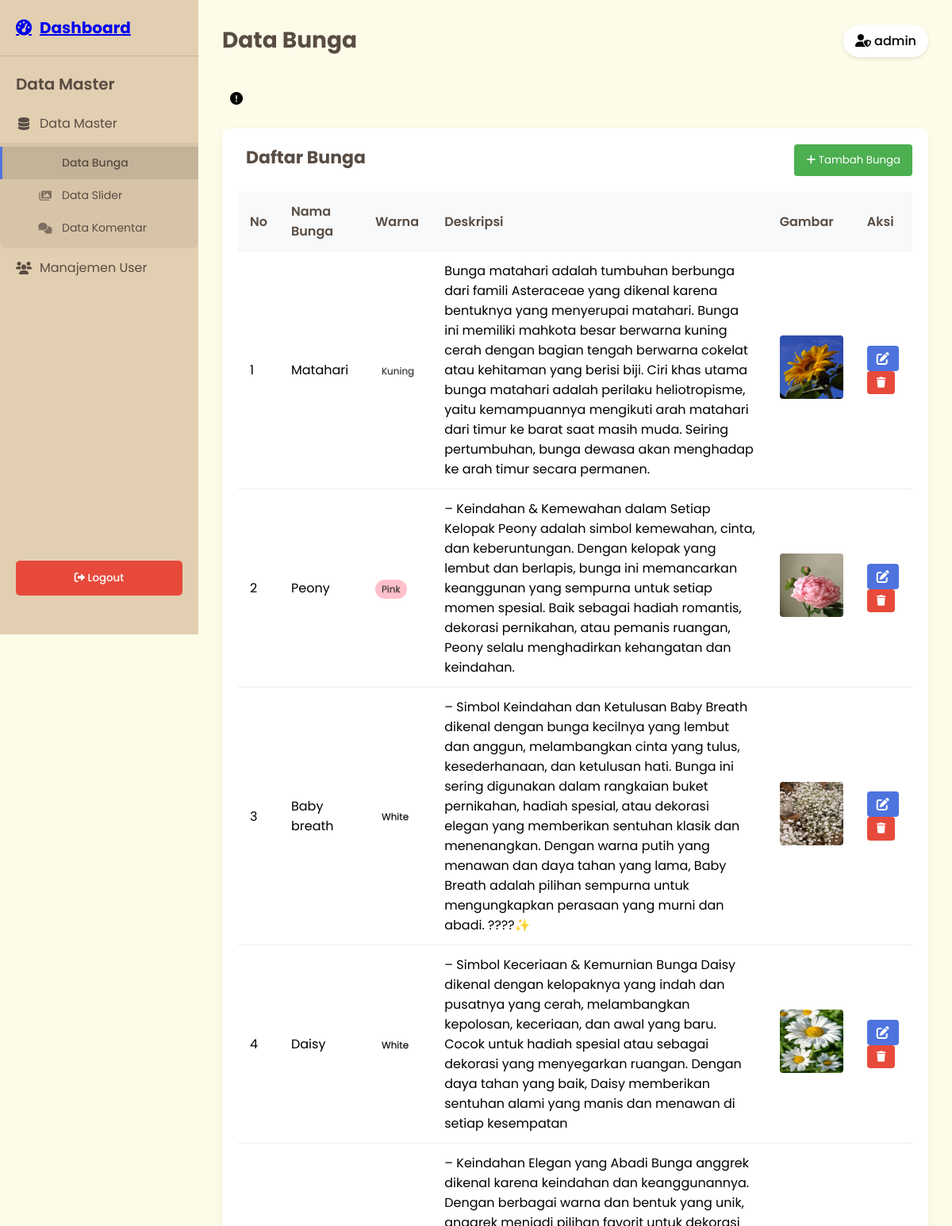
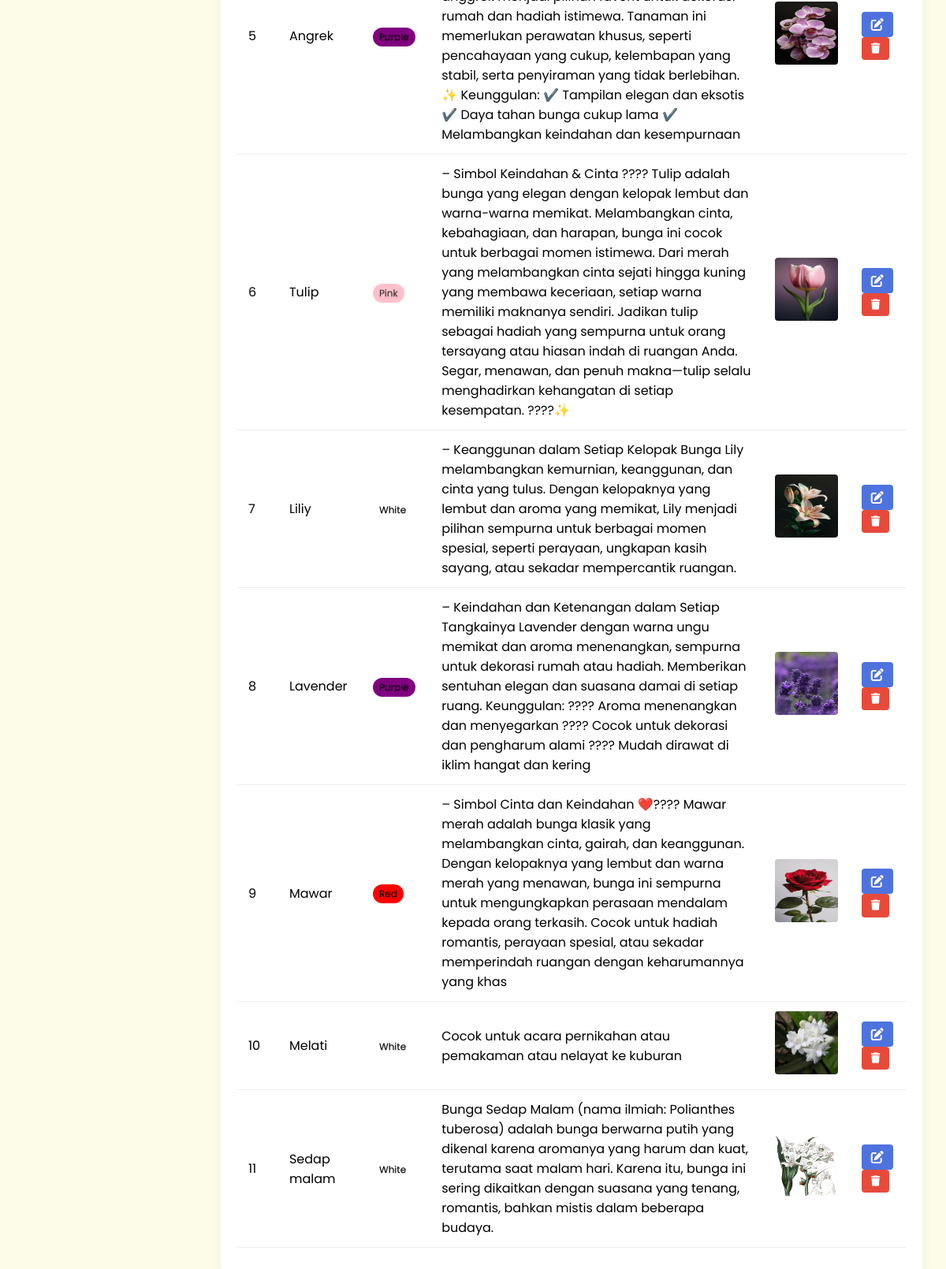
/flower_shop/admin/flowers.php (signed in), run on an earlier commit of the app's database (2 pictures, top to bottom).
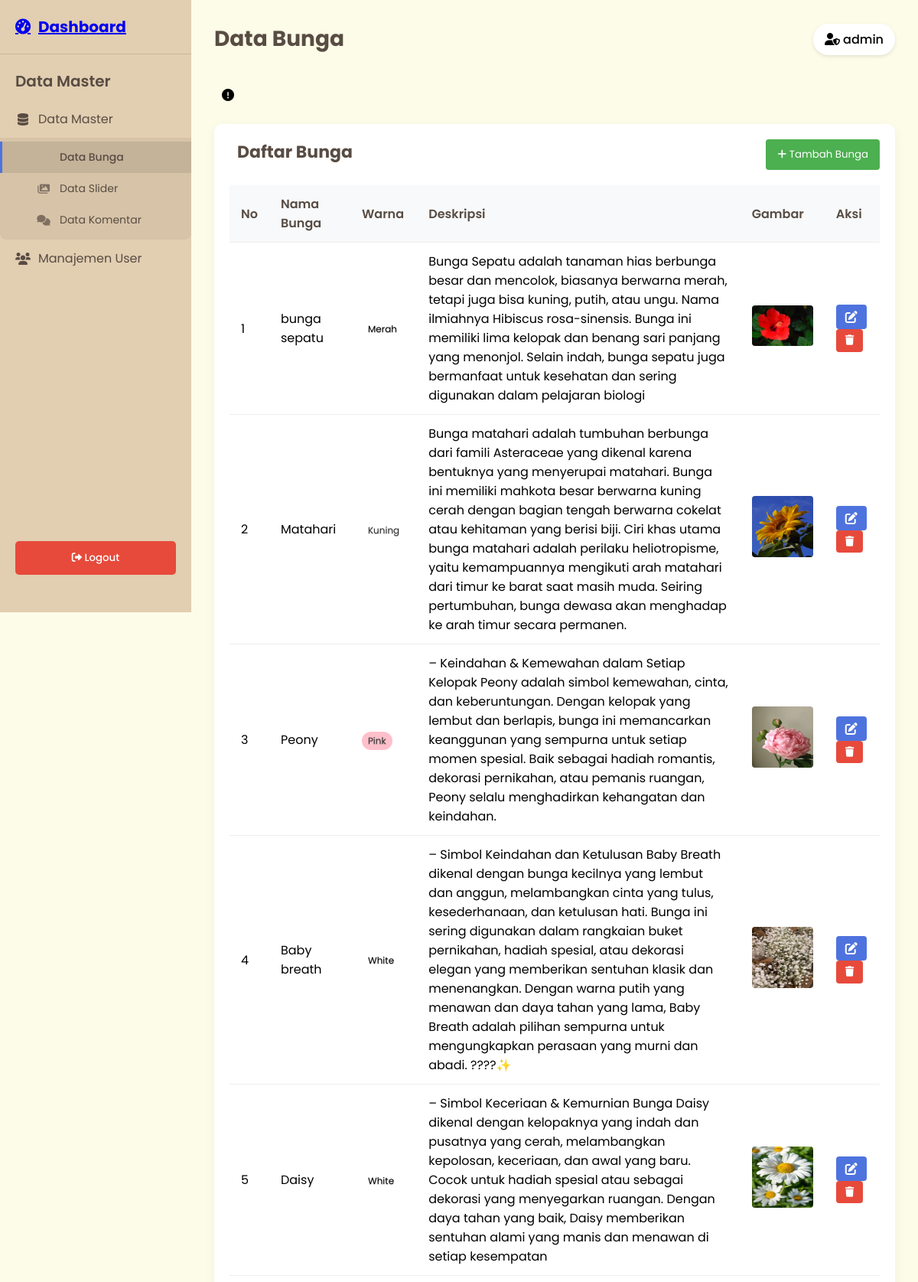
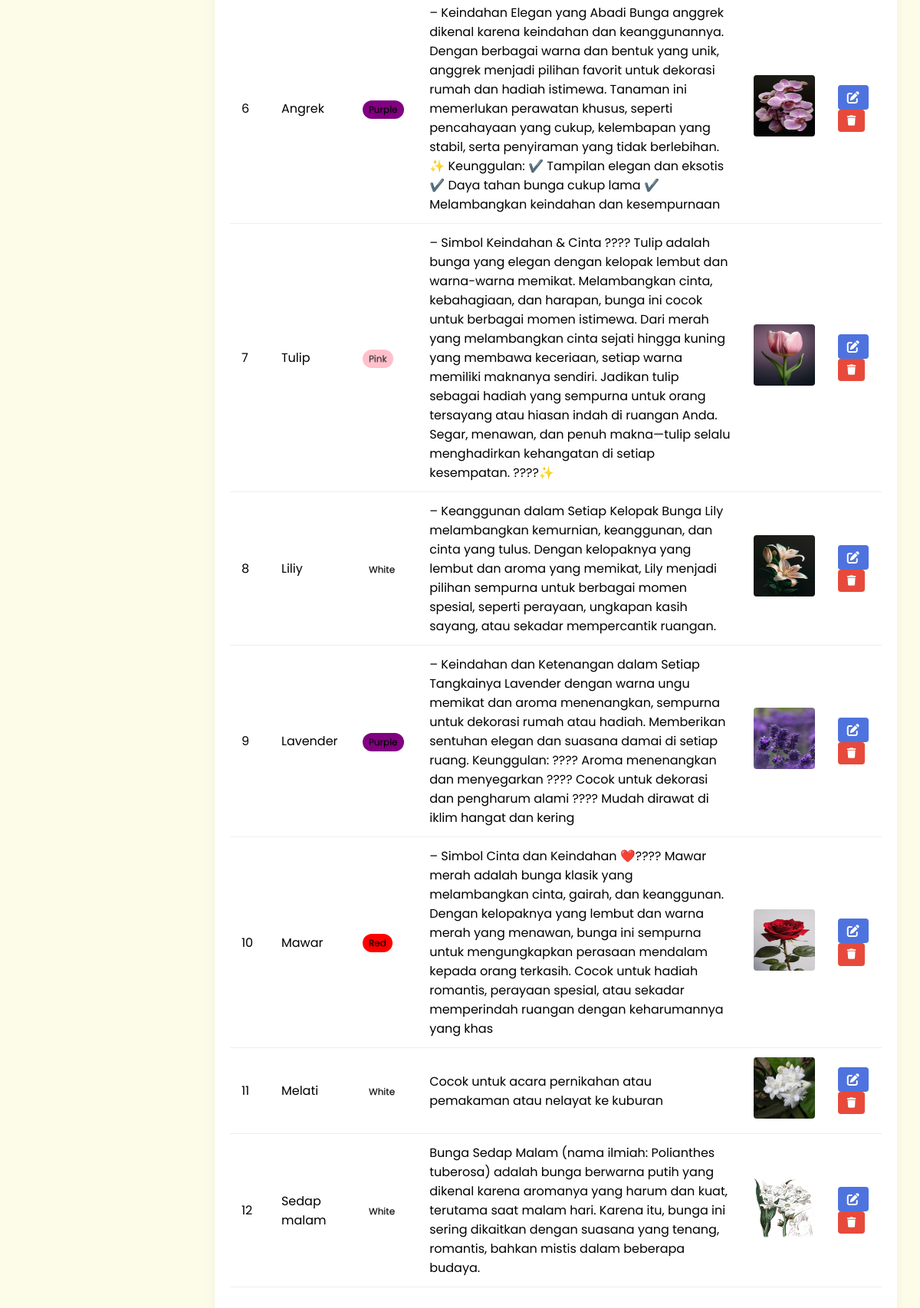
And on a later commit of the database (2 pictures, top to bottom).
### tables this page shows
CREATE TABLE `products` (
  `id` int(11) NOT NULL,
  `name` varchar(255) NOT NULL,
  `color` varchar(50) NOT NULL,
  `price` decimal(10,2) NOT NULL,
  `description` text DEFAULT NULL,
  `image` varchar(255) NOT NULL,
  `created_at` timestamp NOT NULL DEFAULT current_timestamp(),
  `updated_at` timestamp NOT NULL DEFAULT current_timestamp() ON UPDATE current_timestamp(),
  `category` varchar(50) NOT NULL DEFAULT 'produk',
  `image_path` varchar(255) DEFAULT NULL
);

### flower_shop/admin/flowers.php (the view, shortened to what the changed rows need)
<?php
require __DIR__.'/../config/database.php';
try {
    $stmt = $pdo->query("SELECT * FROM products WHERE category = 'bunga' ORDER BY id DESC");
    $flowers = $stmt->fetchAll(PDO::FETCH_ASSOC);
} catch (PDOException $e) {
    $error = "Gagal mengambil data bunga: ".$e->getMessage();
    $flowers = [];
}
?>
<!DOCTYPE html>
<html lang="en">
<head>
    <link rel="stylesheet" href="https://cdnjs.cloudflare.com/ajax/libs/font-awesome/6.0.0/css/all.min.css">
    <link rel="stylesheet" href="../assets/css/admin.css">
</head>
<body>
    <div class="sidebar">
    <div class="sidebar-header">
        <a href="dashboard.php" class="dashboard-link">
            <h2><i class="fas fa-tachometer-alt"></i> <span>Dashboard</span></h2>
        </a>
    </div>
    </div>
    <div class="main-content">
        <div class="header">
            <h1>Data Bunga</h1>
        </div>
        <div class="data-section">
            <h2><i class="fas fa-flower"></i> Daftar Bunga</h2>
            <div class="table-responsive">
                <table class="data-table">
                    <thead>
                        <tr>
                            <th>No</th>
                            <th>Nama Bunga</th>
                            <th>Warna</th>
                            <th>Deskripsi</th>
                            <th>Gambar</th>
                            <th>Aksi</th>
                        </tr>
                    </thead>
                    <tbody>
                        <?php foreach ($flowers as $index => $flower): ?>
                            <tr>
                                <td><?= $index + 1 ?></td>
                                <td><?= htmlspecialchars($flower['name']) ?></td>
                                <td>
                                    <span class="color-badge" style="background-color: <?= htmlspecialchars($flower['color']) ?>">
                                        <?= ucfirst(htmlspecialchars($flower['color'])) ?>
                                    </span>
                                </td>
                                <td><?= htmlspecialchars($flower['description']) ?></td>
                                <td>
                                    <?php if ($flower['image_path']): ?>
                                        <img src="../<?= htmlspecialchars($flower['image_path']) ?>" alt="<?= htmlspecialchars($flower['name']) ?>" width="80">
                                    <?php else: ?>
                                        <span class="no-image">No Image</span>
                                    <?php endif; ?>
                                </td>
                                <td>
                                    <a href="edit_flowers.php?id=<?= $flower['id'] ?>" class="btn btn-edit">
                                        <i class="fas fa-edit"></i>
                                    </a>
                                    <form method="POST" style="display: inline;">
                                        <button type="submit" name="delete_flower" class="btn btn-delete" onclick="return confirm('Apakah Anda yakin ingin menghapus bunga ini?')">
                                            <i class="fas fa-trash"></i>
                                        </button>
                                    </form>
                                </td>
                            </tr>
                        <?php endforeach; ?>
                    </tbody>
                </table>
            </div>
        </div>
    </div>
</body>
</html>

What changed in the data, as far as the page shows it:
added products: name "bunga sepatu", color "Merah", description "Bunga Sepatu adalah tanaman hias berbunga besar dan mencolok, biasanya berwarna merah, tetapi juga bisa kuning, putih, atau ungu. Nama ilmiahnya Hibiscus rosa-sinensis. Bunga ini memiliki lima kelopak dan benang sari panjang yang menonjol. Selain indah, bunga sepatu juga bermanfaat untuk kesehatan dan sering digunakan dalam pelajaran biologi", image_path (picture)
